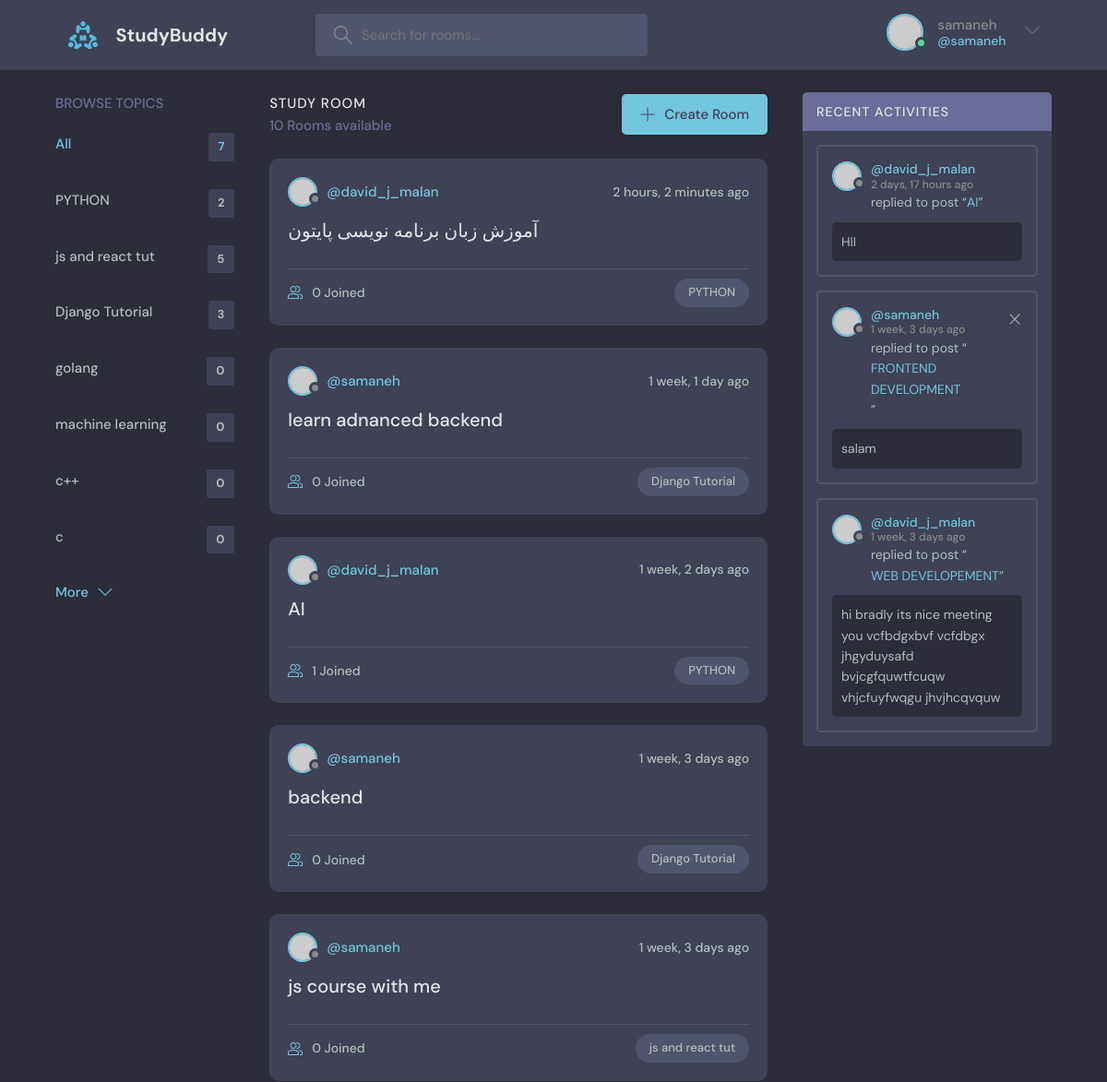
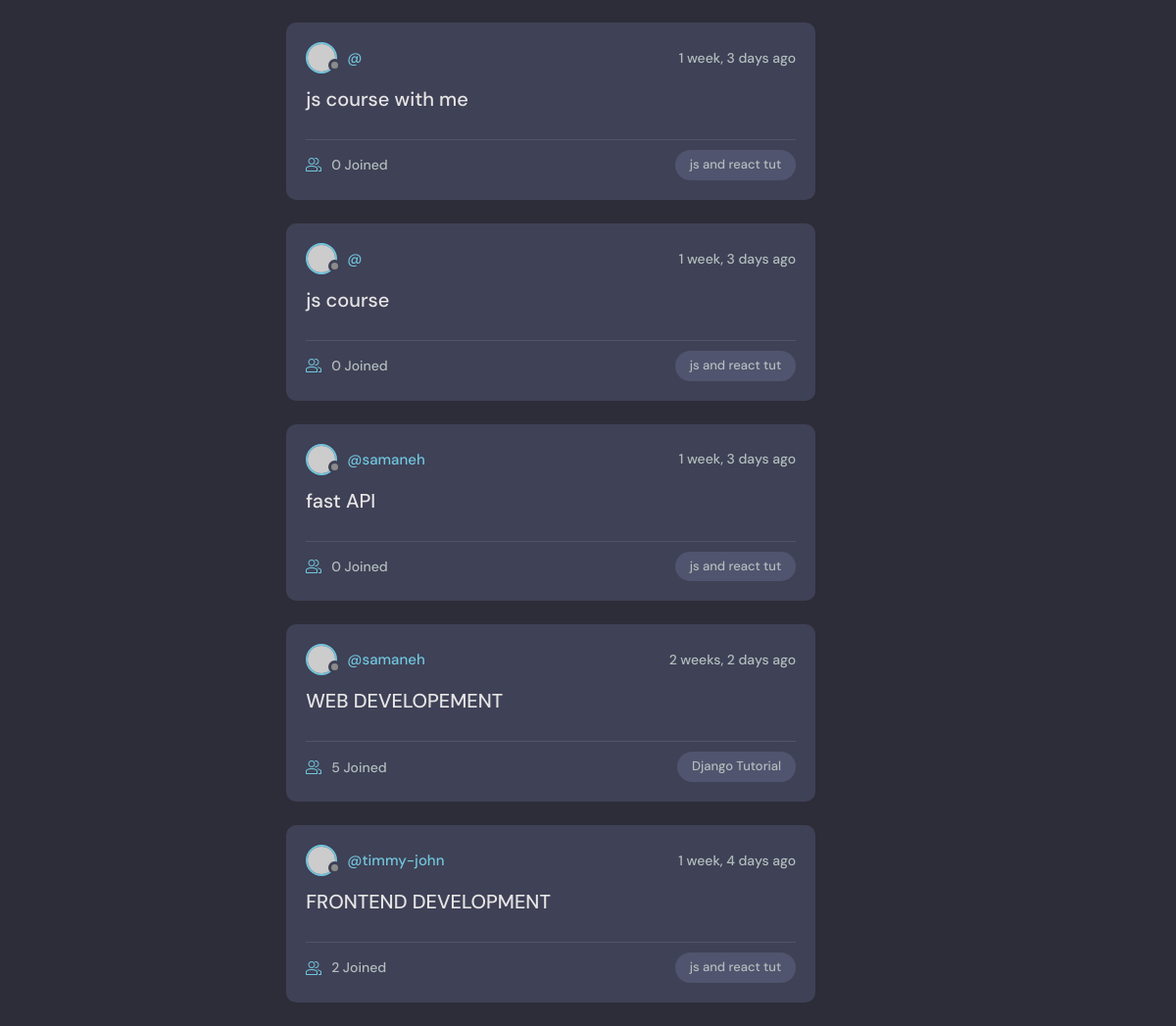
The app's page / (signed in) with its own data (2 pictures, top to bottom).
### base/models.py (models this page shows, shortened)
class Topic(models.Model):
    name=models.CharField(max_length=80)

class Room(models.Model):
    host=models.ForeignKey(User, on_delete=models.SET_NULL, null=True)
    topic=models.ForeignKey(Topic, on_delete=models.SET_NULL, null=True)
    name=models.CharField(max_length=50)
    description=models.TextField(null=True, blank=True)
    participants=models.ManyToManyField(User, related_name="participants", blank=True)
    updated=models.DateTimeField(auto_now=True)
    created=models.DateTimeField(auto_now_add=True)
    class Meta:
        ordering=['-updated', '-created']
    def __str__(self):
        return self.name

class Message(models.Model):
    user=models.ForeignKey(User, on_delete=models.CASCADE)
    room=models.ForeignKey(Room, on_delete=models.CASCADE)
    body=models.TextField()
    updated=models.DateTimeField(auto_now=True)
    created=models.DateTimeField(auto_now_add=True)

### base/views.py (the view)
# urls.py: path("", views.home, name="home"),
def home(request):
    q=request.GET.get("q") if request.GET.get("q") != None else ""
    rooms=Room.objects.filter(
        Q(topic__name__icontains=q) |
        Q(name__icontains=q) |
        Q(description__icontains=q)
    )
    room_count=len(rooms)
    topics=Topic.objects.all()
    room_messages=Message.objects.filter(Q(room__topic__name__icontains=q)).order_by("-created")[:3]
    return render(request, "base/home.html",{
        "rooms":rooms,
        "topics":topics,
        "room_count":room_count,
        "room_messages":room_messages,
    })

### base/templates/base/home.html (shortened to what this page needs)
{% extends 'main.html' %}
{% block content %}
<main class="layout layout--3">
  <div class="container">
    {% include 'base/topics_component.html' %}
    <div class="roomList">
      <div class="roomList__header">
        <div>
          <h2>Study Room</h2>
          <p>{{room_count}} Rooms available</p>
        </div>
        <a class="btn btn--main" href="{% url 'createroom' %}">
          <svg version="1.1" xmlns="http://www.w3.org/2000/svg" width="32" height="32" viewBox="0 0 32 32">
            <title>add</title>
            <path
              d="M16.943 0.943h-1.885v14.115h-14.115v1.885h14.115v14.115h1.885v-14.115h14.115v-1.885h-14.115v-14.115z">
            </path>
          </svg>
          Create Room
        </a>
      </div>
      {% include 'base/feed_component.html' %}
    </div>
    {% include "base/activity_component.html"%}
  </div>
</main>
{% endblock content %}

### templates/navbar.html (shortened to what this page needs)
{% load static %}
<header class="header header--loggedIn">
    <div class="container">
        <a href="{% url 'home' %}" class="header__logo">
            <img src="{% static 'images/logo.svg' %}" />
            <h1>StudyBuddy</h1>
        </a>
        <form method="GET" action="{% url 'home' %}" class="header__search">
            <label>
                <input name="q" placeholder="Search for rooms..." />
            </label>
        </form>
        <nav class="header__menu">
            {% if request.user.is_authenticated %}
            <div class="header__user">
                <a href="profile.html">
                    <div class="avatar avatar--medium active">
                        <img src="https://randomuser.me/api/portraits/men/37.jpg" />
                    </div>
                    <p>{{request.user.username}} <span>@{{request.user.username}}</span></p>
                </a>
                <button class="dropdown-button">
                    <svg version="1.1" xmlns="http://www.w3.org/2000/svg" width="32" height="32" viewBox="0 0 32 32">
                        <title>chevron-down</title>
                        <path d="M16 21l-13-13h-3l16 16 16-16h-3l-13 13z"></path>
                    </svg>
                </button>
            </div>
            {% else %}
            <a href="{% url 'login' %}">
                <img src="{% static 'images/avatar.svg' %}" />
                <p>Login</p>
            </a>
            {% endif %}
        </nav>
    </div>
</header>

### base/templates/base/topics_component.html
<div class="topics">
    <div class="topics__header">
        <h2>Browse Topics</h2>
    </div>
    <ul class="topics__list">
        <li>
            <a href="{% url 'home' %}" class="active">All <span>{{topics.count}}</span></a>
        </li>
        {% for topic in topics %}
        <li>
            <a href="{% url 'home' %}?q={{topic.name}}">{{topic.name}} <span>{{topic.room_set.all.count}}</span></a>
        </li>
        {% endfor %}
    </ul>
    <a class="btn btn--link" href="topics.html">
        More
        <svg version="1.1" xmlns="http://www.w3.org/2000/svg" width="32" height="32" viewBox="0 0 32 32">
            <title>chevron-down</title>
            <path d="M16 21l-13-13h-3l16 16 16-16h-3l-13 13z"></path>
        </svg>
    </a>
</div>

### base/templates/base/feed_component.html (shortened to what this page needs)
{% for room in rooms %}
<div class="roomListRoom">
    <div class="roomListRoom__header">
        <a href="#" class="roomListRoom__author">
            <div class="avatar avatar--small">
                <img src="https://randomuser.me/api/portraits/women/11.jpg" />
            </div>
            <span>@{{room.host.username}}</span>
        </a>
        <div class="roomListRoom__actions">
            <span>{{room.created|timesince}} ago</span>
        </div>
    </div>
    <div class="roomListRoom__content">
        <a href="{% url 'room' room.id %}">{{room.name}}</a>
    </div>
    <div class="roomListRoom__meta">
        <a href="{% url 'room' room.id %}" class="roomListRoom__joined">
            {{room.participants.all.count}} Joined
        </a>
        <p class="roomListRoom__topic">{{room.topic.name}}</p>
    </div>
</div>
{% endfor %}

### base/templates/base/activity_component.html
<div class="activities">
    <div class="activities__header">
        <h2>Recent Activities</h2>
    </div>
    {% for message in room_messages %}
    <div class="activities__box">
        <div class="activities__boxHeader roomListRoom__header">
            <a href="{% url 'profile' message.user.id %}" class="roomListRoom__author">
                <div class="avatar avatar--small">
                    <img src="https://randomuser.me/api/portraits/women/11.jpg" />
                </div>
                <p>
                    @{{message.user}}
                    <span>{{message.created|timesince}} ago</span>
                </p>
            </a>
            {% if request.user == message.user %}
            <div class="roomListRoom__actions">
                <a href="#">
                    <svg version="1.1" xmlns="http://www.w3.org/2000/svg" width="32" height="32" viewBox="0 0 32 32">
                        <title>remove</title>
                        <path
                            d="M27.314 6.019l-1.333-1.333-9.98 9.981-9.981-9.981-1.333 1.333 9.981 9.981-9.981 9.98 1.333 1.333 9.981-9.98 9.98 9.98 1.333-1.333-9.98-9.98 9.98-9.981z">
                        </path>
                    </svg>
                </a>
            </div>
            {% endif %}
        </div>
        <div class="activities__boxContent">
            <p>replied to post “<a href="{% url 'room' message.room.id %}">{{message.room}}</a>”</p>
            <div class="activities__boxRoomContent">
                {{message.body}}
            </div>
        </div>
    </div>
    {% endfor %}
</div>

### records on screen
Topic: name "PYTHON", room_set.all.count "2"
Topic: name "js and react tut", room_set.all.count "5"
Topic: name "Django Tutorial", room_set.all.count "3"
Topic: name "golang", room_set.all.count "0"
Topic: name "machine learning", room_set.all.count "0"
Topic: name "c++", room_set.all.count "0"
Topic: name "c", room_set.all.count "0"
Room: host.username "david_j_malan", created "2 hours, 2 minutes", name "آموزش زبان برنامه نویسی پایتون", participants.all.count "0", topic.name "PYTHON"
Room: host.username "samaneh", created "1 week, 1 day", name "learn adnanced backend", participants.all.count "0", topic.name "Django Tutorial"
Room: host.username "david_j_malan", created "1 week, 2 days", name "AI", participants.all.count "1", topic.name "PYTHON"
Room: host.username "samaneh", created "1 week, 3 days", name "backend", participants.all.count "0", topic.name "Django Tutorial"
Room: host.username "samaneh", created "1 week, 3 days", name "js course with me", participants.all.count "0", topic.name "js and react tut"
Room: created "1 week, 3 days", name "js course with me", participants.all.count "0", topic.name "js and react tut"
Room: created "1 week, 3 days", name "js course", participants.all.count "0", topic.name "js and react tut"
Room: host.username "samaneh", created "1 week, 3 days", name "fast API", participants.all.count "0", topic.name "js and react tut"
Room: host.username "samaneh", created "2 weeks, 2 days", name "WEB DEVELOPEMENT", participants.all.count "5", topic.name "Django Tutorial"
Room: host.username "timmy-john", created "1 week, 4 days", name "FRONTEND DEVELOPMENT", participants.all.count "2", topic.name "js and react tut"
Message: user "david_j_malan", created "2 days, 17 hours", room "AI", body "HII"
Message: user "samaneh", created "1 week, 3 days", room "FRONTEND DEVELOPMENT", body "salam"
Message: user "david_j_malan", created "1 week, 3 days", room "WEB DEVELOPEMENT", body "hi bradly its nice meeting you vcfbdgxbvf vcfdbgx jhgyduysafd bvjcgfquwtfcuqw vhjcfuyfwqgu jhvjhcqvquw"

### other values on screen
{{ request.user.username }} "samaneh"
{{ topics.count }} "7"
{{ room_count }} "10"
